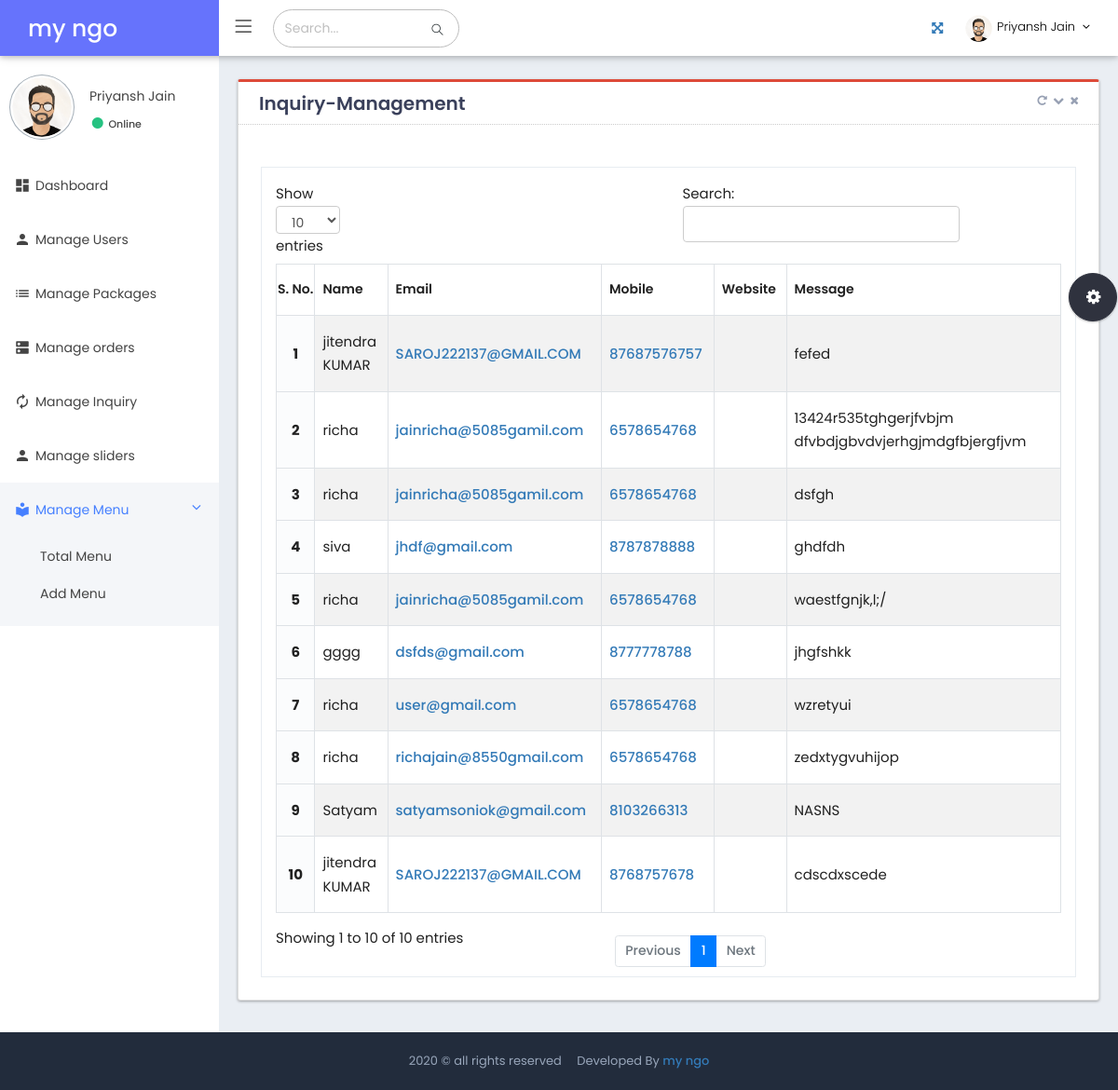
The page /admin/dashboard/manage_contactus.php (signed in) on the database its author committed.
### tables this page shows
CREATE TABLE `admin_profile` (
  `id` int(50) NOT NULL,
  `name` varchar(100) NOT NULL,
  `designation` varchar(100) NOT NULL,
  `mobile` varchar(100) NOT NULL,
  `image` varchar(1000) NOT NULL
);

CREATE TABLE `contactus` (
  `id` int(15) NOT NULL,
  `name` varchar(225) NOT NULL,
  `email` varchar(111) NOT NULL,
  `mobile` varchar(111) NOT NULL,
  `message` varchar(1500) NOT NULL,
  `created_at` date NOT NULL DEFAULT current_timestamp()
);

### admin/dashboard/manage_contactus.php (the view, shortened to what this page needs)
<?php
include('connection.php');
include('includes/header.php');
        ?>
<div class="page-container">
<?php include('includes/sidebar.php')?>
    <div class="page-content-wrapper">
        <div class="page-content">
            <div class="row">
                <div class="col-lg-12 col-md-12 col-sm-12 col-12">
                <div class="card card-topline-red">
                                <div class="card-head">
                                    <header><meta http-equiv="Content-Type" content="text/html; charset=utf-8">Inquiry-Management</header>
                                    <div class="tools">
                                        <a class="fa fa-repeat btn-color box-refresh" href="javascript:;"></a>
                                        <a class="t-collapse btn-color fa fa-chevron-down" href="javascript:;"></a>
                                        <a class="t-close btn-color fa fa-times" href="javascript:;"></a>
                                    </div>
                                </div>
                                <div class="card-body ">
                                    <div class="row">
                                        <div class="col-md-6 col-sm-6 col-6">
                                        </div>
                                        <div class="col-md-6 col-sm-6 col-6">
                                        </div>
                                    </div>
                                    <div class="table-scrollable">
                                        <table
                                            class="table table-striped table-bordered table-hover table-checkable order-column"
                                            style="width: 100%" id="example4">
                                            <thead>
                                                <tr>
                                                    <th> S. No.</th>
                                                    <th> Name </th>
                                                    <th> Email </th>
                                                    <th> Mobile</th>
                                                   <th>Website</th>
                                                    <th> Message </th>
                                                </tr>
                                            </thead>
                                            <tbody>
                                                 <?php
        $n=0;
        $query1="SELECT * FROM contactus";
       $result1=mysqli_query($conn,$query1);
         while($row = $result1->fetch_assoc()) {
         $n++;
         ?>
<tr>
                                                            <th scope="row"><?php echo $n;?></th>
                                                            <td><?php echo $row['name'];?></td>
                                                            <td><a href="mailto:<?php echo $row['email'];?>"><?php echo $row['email'];?></a></td>
                                                            <td> <a href="tel:<?php echo $row['mobile'];?>"><?php echo $row['mobile'];?></a></td>
                                                            <td><?php echo $row['website'];?></td>
                                                            <td><?php echo $row['message'];?>
                                                            </td>
                                                          </tr>
<div class="modal fade" id="edit<?php echo $row['id'] ?>" tabindex="-1" role="dialog" aria-labelledby="exampleModalLabel" aria-hidden="true">
                                                        <?php } ?>
                                            </tbody>
                                        </table>
                                    </div>
                                </div>
                            </div>
                </div>
            </div>
        </div>
    </div>
    <?php include('includes/tools.php')?>
<?php include('includes/footer.php')?>

### admin/dashboard/includes/header.php (shortened to what this page needs)
<?php @session_start();
include('connection.php');
  $admin_id=$_SESSION['admin'];
?>
<!DOCTYPE html>
<html lang="en">
<head>
	<link href="fonts/simple-line-icons/simple-line-icons.min.css" rel="stylesheet" type="text/css" />
	<link href="fonts/font-awesome/css/font-awesome.min.css" rel="stylesheet" type="text/css" />
	<link href="fonts/material-design-icons/material-icon.css" rel="stylesheet" type="text/css" />
	<link href="../assets/plugins/bootstrap/css/bootstrap.min.css" rel="stylesheet" type="text/css" />
	<link href="../assets/plugins/summernote/summernote.css" rel="stylesheet">
	<link rel="stylesheet" href="../assets/plugins/material/material.min.css">
	<link rel="stylesheet" href="../assets/css/material_style.css">
	<link href="../assets/css/pages/inbox.min.css" rel="stylesheet" type="text/css" />
	<link rel="stylesheet" href="//code.jquery.com/ui/1.12.1/themes/base/jquery-ui.css">
	<link href="../assets/css/theme/light/theme_style.css" rel="stylesheet" id="rt_style_components" type="text/css" />
	<link href="../assets/css/plugins.min.css" rel="stylesheet" type="text/css" />
	<link href="../assets/css/theme/light/style.css" rel="stylesheet" type="text/css" />
	<link href="../assets/css/responsive.css" rel="stylesheet" type="text/css" />
	<link href="../assets/css/theme/light/theme-color.css" rel="stylesheet" type="text/css" />
</head>
<body class="page-header-fixed sidemenu-closed-hidelogo page-content-white page-md header-white white-sidebar-color logo-indigo">
    <div class="page-wrapper">
        <div class="page-header navbar navbar-fixed-top">
            <div class="page-header-inner ">
                <div class="page-logo">
                    <a href="index.php">
                        <span class="logo-default">my ngo</span> </a>
                </div>
                <ul class="nav navbar-nav navbar-left in">
                    <li><a href="#" class="menu-toggler sidebar-toggler"><i class="icon-menu"></i></a></li>
                </ul>
                <form class="search-form-opened" action="#" method="GET">
                    <div class="input-group">
                        <input type="text" class="form-control" placeholder="Search..." name="query">
                        <span class="input-group-btn">
							<a href="javascript:;" class="btn submit">
								<i class="icon-magnifier"></i>
							</a>
						</span>
                    </div>
                </form>
                <div class="top-menu">
                    <ul class="nav navbar-nav pull-right">
                        <li><a href="javascript:;" class="fullscreen-btn"><i class="fa fa-arrows-alt"></i></a></li>
                        <li class="dropdown dropdown-user">
                             <?php
                                    $qyselect="SELECT * FROM admin_profile WHERE id='$admin_id'";
                                    $result=mysqli_query($conn,$qyselect);
                                    while($row=mysqli_fetch_array($result))
                                    {
                                    ?>
                            <a href="javascript:;" class="dropdown-toggle" data-toggle="dropdown" data-hover="dropdown" data-close-others="true">
                                <img alt="" class="img-circle " src="<?php echo $row['image'] ?>" />
                                <span class="username username-hide-on-mobile"> <?php echo $row['name'] ?> </span>
                                <i class="fa fa-angle-down"></i>
                            </a>
                            <?php }?>
                        </li>
                    </ul>
                </div>
            </div>
        </div>
        <div class="quick-setting-main">
            <button class="control-sidebar-btn btn" data-toggle="control-sidebar"><i
					class="fa fa-cog fa-spin"></i></button>
        </div>

### admin/dashboard/includes/sidebar.php (shortened to what this page needs)
<div class="sidebar-container">
        <div class="sidemenu-container navbar-collapse collapse fixed-menu">
            <div id="remove-scroll" class="left-sidemenu">
                <ul class="sidemenu  page-header-fixed slimscroll-style" data-keep-expanded="false" data-auto-scroll="true" data-slide-speed="200" style="padding-top: 20px">
                    <li class="sidebar-user-panel">
                        <div class="user-panel">
                            <?php
                                    $qyselect="SELECT * FROM admin_profile WHERE id='$admin_id'";
                                    $result=mysqli_query($conn,$qyselect);
                                    while($row=mysqli_fetch_array($result))
                                    {
                                    ?>
                            <div class="pull-left image">
                                <img src="<?php echo $row['image'] ?>" class="img-circle user-img-circle" alt="User Image" style="height:70px; width:70px;" />
                            </div>
                            <div class="pull-left info">
                                <p> <?php echo $row['name'] ?></p>
                                <a href="#"><i class="fa fa-circle user-online"></i><span class="txtOnline">
												Online</span></a>
                            </div>
                        <?php }?>
                        </div>
                    </li>
                    <li class="nav-item">
                        <a href="index.php" class="nav-link nav-toggle">
                        <i class="material-icons">dashboard</i>
                            <span class="title">Dashboard</span>
                        </a>
                    </li>
                    <li class="nav-item">
                        <a href="manage-client.php" class="nav-link nav-toggle">
                        <i class="material-icons">person</i>
                            <span class="title">Manage Users</span>
                        </a>
                    </li>
                    <li class="nav-item">
                        <a href="manage_package.php" class="nav-link nav-toggle">
                        <i class="material-icons">list</i>
                            <span class="title">Manage Packages</span>
                        </a>
                    </li>
                    <li class="nav-item">
                        <a href="manage_orders.php" class="nav-link nav-toggle">
                        <i class="material-icons">dns</i>
                            <span class="title">Manage orders</span>
                        </a>
                    </li>
                    <li class="nav-item">
                        <a href="manage_contactus.php" class="nav-link nav-toggle">
                        <i class="material-icons">autorenew</i>
                           <span class="title">Manage Inquiry</span>
                        </a>
                    </li>
                    <li class="nav-item">
                        <a href="slider.php" class="nav-link nav-toggle">
                        <i class="material-icons">person</i>
                            <span class="title">Manage sliders</span>
                        </a>
                    </li>
                    <li class="nav-item open">
                        <a href="#" class="nav-link nav-toggle"> <i class="material-icons">local_library</i>
                            <span class="title">Manage Menu</span> <span class="arrow open"></span>
                        </a>
                        <ul class="sub-menu" style="display: block;">
                            <li class="nav-item">
                                <a href="manage-menu.php" class="nav-link "> <span class="title">Total Menu</span>
                                </a>
                            </li>
                            <li class="nav-item">
                                <a href="add-menu.php" class="nav-link "> <span class="title">Add Menu
                                 </span>
                                </a>
                            </li>
                        </ul>
                </li>
                </ul>
            </div>
        </div>
    </div>

### admin/assets/css/material_style.css (style rules this page uses)
.page-header.navbar .page-logo { line-height: 1.7 !important; }

### admin/assets/css/theme/light/style.css (style rules this page uses)
.control-sidebar-btn.btn { position: absolute; left: -53px; padding: 25px; z-index: 999; border-radius: 100%; width: 35px; height: 35px; font-size: 18px; color: #fff; border-color: #2f323e; background-color: #2f323e; margin: 0; }
.control-sidebar-btn i { position: absolute; top: 18px; left: 15px; }
.quick-setting-main { float: left; position: fixed; top: 25%; z-index: 99999; right: 0; }
.input-group-btn .btn { box-shadow: none }
.fa { display: inline-block; font: normal normal normal 14px/1 FontAwesome; font-size: inherit; -webkit-font-smoothing: antialiased; -moz-osx-font-smoothing: grayscale; transform: translate(0, 0); }
.fa-angle-down:before { content: "\f107"; }

### admin/assets/css/responsive.css (style rules this page uses)
@media only screen and (min-width:768px) { .navbar-left { float: left!important; } }
@media (min-width:768px) { .navbar-nav>li { float: left; } }
@media (min-width:992px) { .sidemenu-container { width: 235px; float: left; position: relative; margin-right: -100% } }
@media (min-width:992px) { .sidemenu-container.collapse { display: block; max-height: none !important } }
@media (min-width:992px) { .page-content-wrapper { float: left; width: 100% } }
@media (min-width:992px) { .page-content-wrapper .page-content { margin-left: 235px; margin-top: 0; min-height: 600px; padding: 25px 20px 10px } }

### rows shown on the page
admin_profile: image (picture), name "Priyansh Jain"
contactus: name "jitendra KUMAR", email "SAROJ222137@GMAIL.COM", mobile "87687576757", message "fefed"
contactus: name "richa", email "jainricha@5085gamil.com", mobile "6578654768", message "13424r535tghgerjfvbjm dfvbdjgbvdvjerhgjmdgfbjergfjvm"
contactus: name "richa", email "jainricha@5085gamil.com", mobile "6578654768", message "dsfgh"
contactus: name "siva", email "jhdf@gmail.com", mobile "8787878888", message "ghdfdh"
contactus: name "richa", email "jainricha@5085gamil.com", mobile "6578654768", message "waestfgnjk,l;/"
contactus: name "gggg", email "dsfds@gmail.com", mobile "8777778788", message "jhgfshkk"
contactus: name "richa", email "user@gmail.com", mobile "6578654768", message "wzretyui"
contactus: name "richa", email "richajain@8550gmail.com", mobile "6578654768", message "zedxtygvuhijop"
contactus: name "Satyam", email "satyamsoniok@gmail.com", mobile "8103266313", message "NASNS"
contactus: name "jitendra KUMAR", email "SAROJ222137@GMAIL.COM", mobile "8768757678", message "cdscdxscede"
